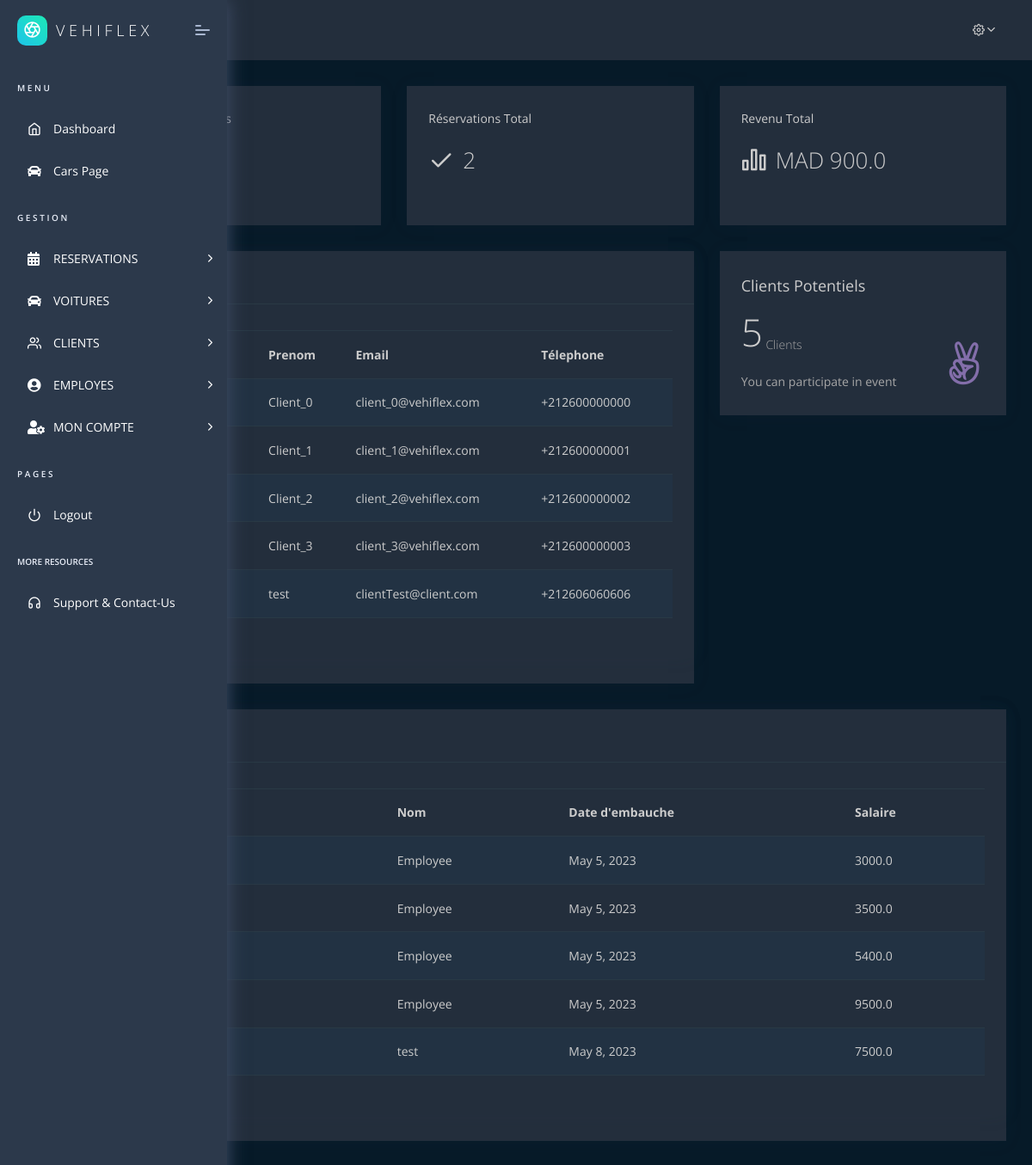
Page /home/index.html (signed in) on the committed database.
### lcvoitures/models.py (models this page shows, shortened)
class client(models.Model):
    user = models.OneToOneField(User, on_delete=models.CASCADE,related_name= 'client',null=True)
    point = models.IntegerField(default=0)
    telephone = PhoneNumberField()

class employe(models.Model):
    user = models.OneToOneField(User, on_delete=models.CASCADE,related_name='employee',null=True)
    salaire = models.FloatField(max_length=2, null=False)
    date_embauche = models.DateField(default=datetime.date.today())
    situation = models.CharField(max_length=10,default="en cours")

### lcvoitures/views.py (the view)
# urls.py: path('home/index.html',dashboard, name = 'dashboard'),
@login_required()
def dashboard(request):
    all = client.objects.raw("select * from lcvoitures_client left join auth_user on lcvoitures_client.user_id =auth_user.id")
    with connection.cursor() as cursor:
        cursor.execute("SELECT SUM(lcvoitures_voiture.prix_journalier) AS totalrevenue FROM lcvoitures_voiture JOIN lcvoitures_reservation ON lcvoitures_voiture.immatriculation = lcvoitures_reservation.voiture_id")
        total_revenue = cursor.fetchone()[0] or 0
    with connection.cursor() as cursor:
        cursor.execute("SELECT COUNT(*) AS totalreservations FROM lcvoitures_reservation")
        totalreservations = cursor.fetchone()[0] or 0
    with connection.cursor() as cursor:
        cursor.execute("SELECT COUNT(*) AS totaldispo FROM lcvoitures_voiture WHERE lcvoitures_voiture.immatriculation NOT IN (SELECT lcvoitures_reservation.voiture_id FROM lcvoitures_reservation)")
        totaldispo = cursor.fetchone()[0] or 0
    with connection.cursor() as cursor:
        cursor.execute("SELECT COUNT(*) AS potential FROM lcvoitures_client WHERE lcvoitures_client.id NOT IN (SELECT lcvoitures_reservation.user_id FROM lcvoitures_reservation)")
        potential = cursor.fetchone()[0] or 0
    employes=employe.objects.raw("SELECT * from lcvoitures_employe left join auth_user on lcvoitures_employe.user_id = auth_user.id")
    return render(request, 'home/index.html', {'utilisateurs': all, 'total_revenue': total_revenue,'totalreservations': totalreservations, 'totaldispo' : totaldispo, 'employees': employes, 'potential' : potential})

### apps/context_processors.py (called while the page is built)
def cfg_assets_root(request):
    return { 'ASSETS_ROOT' : settings.ASSETS_ROOT }

### apps/templates/home/index.html (shortened to what this page needs)
{% extends "layouts/base.html" %}
{% block content %}
    <div class="pcoded-main-container">
        <div class="pcoded-wrapper">
            <div class="pcoded-content">
                <div class="pcoded-inner-content">
                    <div class="main-body">
                        <div class="page-wrapper">
                            <div class="row">
                                <div class="col-md-6 col-xl-4">
                                    <div class="card daily-sales">
                                        <div class="card-block">
                                            <h6 class="mb-4">Voitures Disponibles</h6>
                                            <div class="row d-flex align-items-center">
                                                <div class="col-9">
                                                    <h3 class="f-w-300 d-flex align-items-center  m-b-0">
                                                    </h3>
                                                </div>
                                            </div>
                                        </div>
                                    </div>
                                </div>
                                <div class="col-md-6 col-xl-4">
                                    <div class="card Monthly-sales">
                                        <div class="card-block">
                                            <h6 class="mb-4">Réservations Total</h6>
                                            <div class="row d-flex align-items-center">
                                                <div class="col-9">
                                                    <h3 class="f-w-300 d-flex align-items-center  m-b-0">
                                                        <i class="feather feather icon-check text-c-green f-30 m-r-10"></i>
                                                        {{totalreservations}}
                                                    </h3>
                                                </div>
                                            </div>
                                        </div>
                                    </div>
                                </div>
                                <div class="col-md-12 col-xl-4">
                                    <div class="card yearly-sales">
                                        <div class="card-block">
                                            <h6 class="mb-4">Revenu Total</h6>
                                            <div class="row d-flex align-items-center">
                                                <div class="col-9">
                                                    <h3 class="f-w-300 d-flex align-items-center  m-b-0">
                                                        <i class="feather feather icon-bar-chart-2 text-c-green f-30 m-r-10"></i>
                                                        MAD {{ total_revenue }}
                                                    </h3>
                                                </div>
                                            </div>
                                        </div>
                                    </div>
                                </div>
                                <div class="col-xl-8 col-md-6">
                                    <div class="card">
                                        <div class="row">
                                            <div class="col-xl-12">
                                                            <div class="card">
                                                                <div class="card-header">
                                                                    <h5>clients</h5>
                                                                </div>
                                                                <div class="card-block table-border-style">
                                                                    <div class="table-responsive">
                                                                        <table class="table table-striped">
                                                                            <thead>
                                                                                <tr>
                                                                                    <th>Nom</th>
                                                                                    <th>Prenom</th>
                                                                                    <th>Email</th>
                                                                                    <th>Télephone</th>
                                                                                </tr>
                                                                            </thead>
                                                                            <tbody>
                                                                            {% for emp in utilisateurs  %}
                                                                                <tr>
                                                                                    <td>{{emp.user.first_name}}</td>
                                                                                    <td>{{emp.user.last_name}}</td>
                                                                                    <td>{{emp.user.email}}</td>
                                                                                    <td>{{emp.telephone}}</td>
                                                                                </tr>
                                                                             {%endfor%}
                                                                            </tbody>
                                                                        </table>
                                                                    </div>
                                                                </div>
                                                            </div></div>
                                                        </div>
                                    </div>
                                </div>
                                <div class="col-xl-4 col-md-15">
                                    <div class="card card-event">
                                        <div class="card-block">
                                            <div class="row align-items-center justify-content-center">
                                                <div class="col">
                                                    <h5 class="m-0">Clients Potentiels</h5>
                                                </div>
                                            </div>
                                            <h2 class="mt-3 f-w-300">{{potential}}<sub class="text-muted f-14"> Clients</sub></h2>
                                            <h6 class="text-muted mt-4 mb-0">You can participate in event </h6>
                                            <i class="fab fa-angellist text-c-purple f-50"></i>
                                        </div>
                                    </div>
                                </div>
                                {% if request.user.is_superuser %}
                                <div class="col-xl-12 col-md-14">
                                    <div class="card">
                                        <div class="row">
                                            <div class="col-xl-12">
                                                            <div class="card">
                                                                <div class="card-header">
                                                                    <h5>Employées</h5>
                                                                </div>
                                                                <div class="card-block table-border-style">
                                                                    <div class="table-responsive">
                                                                        <table class="table table-striped">
                                                                            <thead>
                                                                                <tr>
                                                                                    <th>Prenom</th>
                                                                                    <th>Nom</th>
                                                                                    <th>Date d'embauche</th>
                                                                                    <th>Salaire</th>
                                                                                </tr>
                                                                            </thead>
                                                                            <tbody>
                                                                                {% for emp in employees  %}
                                                                                <tr>
                                                                                    <td>{{emp.user.first_name}}</td>
                                                                                    <td>{{emp.user.last_name}}</td>
                                                                                    <td>{{emp.date_embauche}}</td>
                                                                                    <td>{{emp.salaire}}</td>
                                                                                </tr>
                                                                             {%endfor%}
                                                                            </tbody>
                                                                        </table>
                                                                    </div>
                                                                </div>
                                                            </div></div>
                                                        </div>
                                    </div>
                                </div>
                                {% endif %}
                        </div>
                    </div>
                </div>
            </div>
        </div>
    </div>
{% endblock content %}

### apps/static/assets/css/dark.css (style rules this page uses)
body.dark { background-color: #082032; color: white !important; }
body.dark h1, body.dark h2, body.dark h3, body.dark h4, body.dark h5, body.dark h6 { color: white !important; }
body.dark .text-muted { color: #d0d0d0 !important; }
body.dark .card .card-block, body.dark .card .card-body, body.dark .card { background-color: #2C394B; color: white !important; }
body.dark .card .card-header { background-color: #2C394B; border-bottom: 1px solid #334756; }
body.dark .table thead th { border-top: 1px solid #334756; }
body.dark .table td, body.dark .table th { border-bottom: 1px solid #334756; }

### rows in the picture
client: user.last_name "Client_0", user.email "client_0@vehiflex.com", telephone "+212600000000"
client: user.last_name "Client_1", user.email "client_1@vehiflex.com", telephone "+212600000001"
client: user.last_name "Client_2", user.email "client_2@vehiflex.com", telephone "+212600000002"
client: user.last_name "Client_3", user.email "client_3@vehiflex.com", telephone "+212600000003"
client: user.last_name "test", user.email "clientTest@client.com", telephone "+212606060606"
employe: user.last_name "Employee", date_embauche "May 5, 2023", salaire "3000.0"
employe: user.last_name "Employee", date_embauche "May 5, 2023", salaire "3500.0"
employe: user.last_name "Employee", date_embauche "May 5, 2023", salaire "5400.0"
employe: user.last_name "Employee", date_embauche "May 5, 2023", salaire "9500.0"
employe: user.last_name "test", date_embauche "May 8, 2023", salaire "7500.0"

### other values in the picture
{{ totalreservations }} "2"
{{ total_revenue }} "900.0"
{{ potential }} "5"
